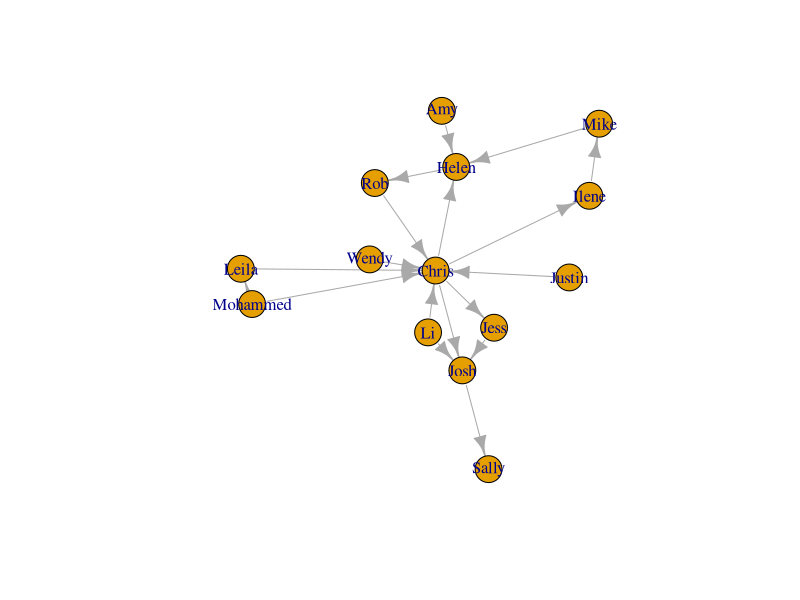
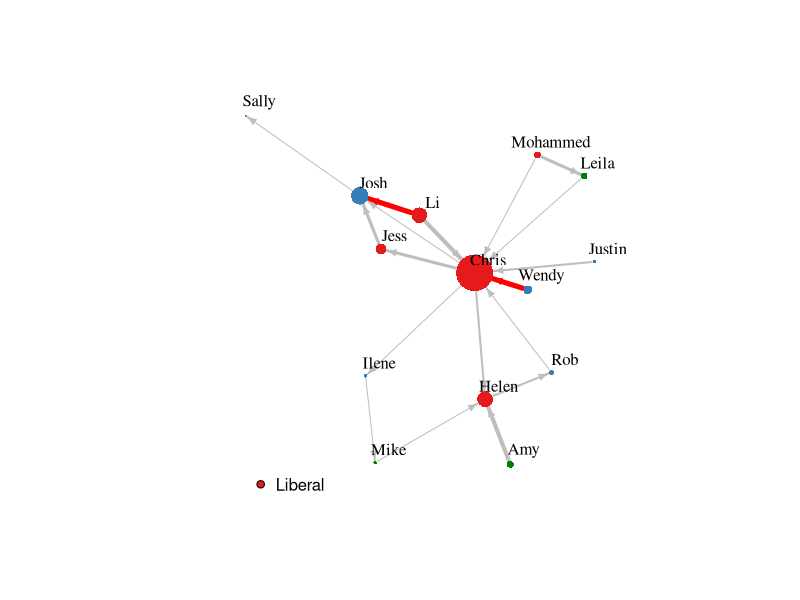
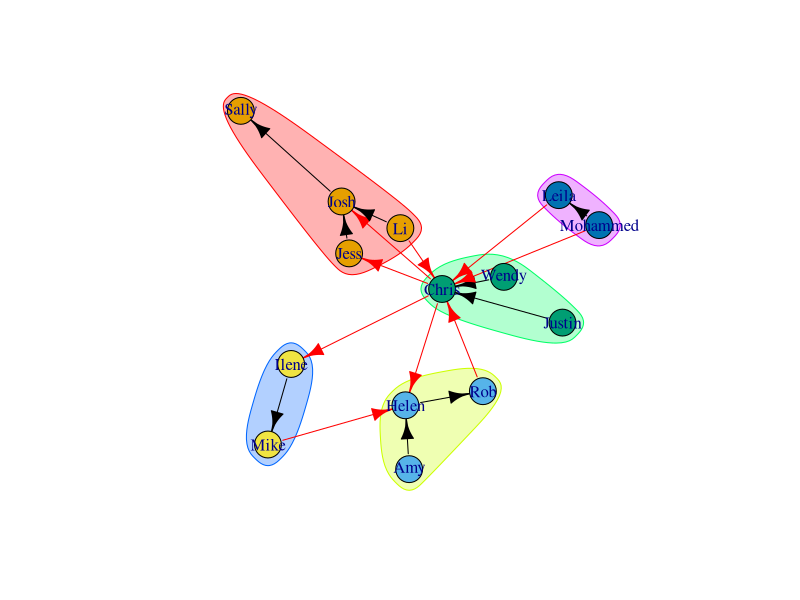
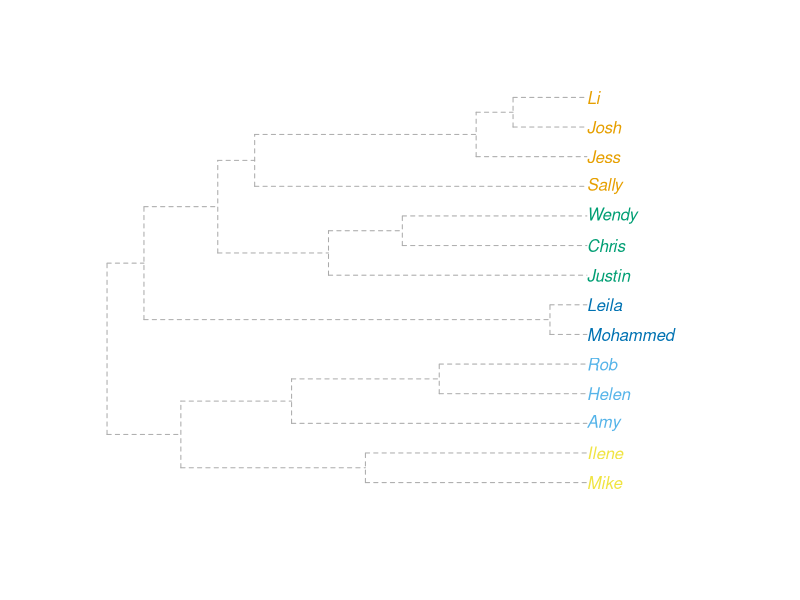

The R script that drew these images, in order:
#### A quick introduction to social network analysis in R
#### 10 September, 2021

# Install required packages
# install.packages(c("tidyverse", "igraph"), dependencies = TRUE)

# Call libraries
library(tidyverse)
library(igraph)

# Import datasets
nodes <- read_csv("nodes_data.csv")
ties <- read_csv("edges_data.csv")

View(nodes)
View(ties)

# Create network object
pol_net <- graph_from_data_frame(d = ties, vertices = nodes, directed = TRUE)

# Network attributes, adjacency matrix, nodes, and edges
pol_net
pol_net[]
V(pol_net)
E(pol_net)

# Centrality measures 
degree(pol_net, mode = "in")

# Basic plot
plot(pol_net)

# Nicer plot with custom options
plot(pol_net,
     layout = layout_with_fr,
     vertex.size = strength(pol_net),
     vertex.color = ifelse(V(pol_net)$party == "Liberal", "#E41A1C",
                           ifelse(V(pol_net)$party == "Labor", "#377EB8",
                           "#008000")),
     vertex.frame.color = NA,
     vertex.label.color = "black",
     vertex.label.cex = 1,
     vertex.label.dist = 1.5,
     edge.color = ifelse(E(pol_net)$weight >= 5, "red1", "grey"),
     edge.width = E(pol_net)$weight,
     edge.arrow.size = 0.5)

legend(x = -1, y = -1, legend = c("Liberal", "Labor", "Greens"), 
       pch = 21, pt.bg = c("#E41A1C", "#377EB8", "#008000"), pt.cex = 1, bty = "n")

# Community detection using walktrap algorithm and clustering 
friendship_community <- cluster_walktrap(pol_net)
plot(friendship_community, pol_net)
plot_dendrogram(friendship_community)


